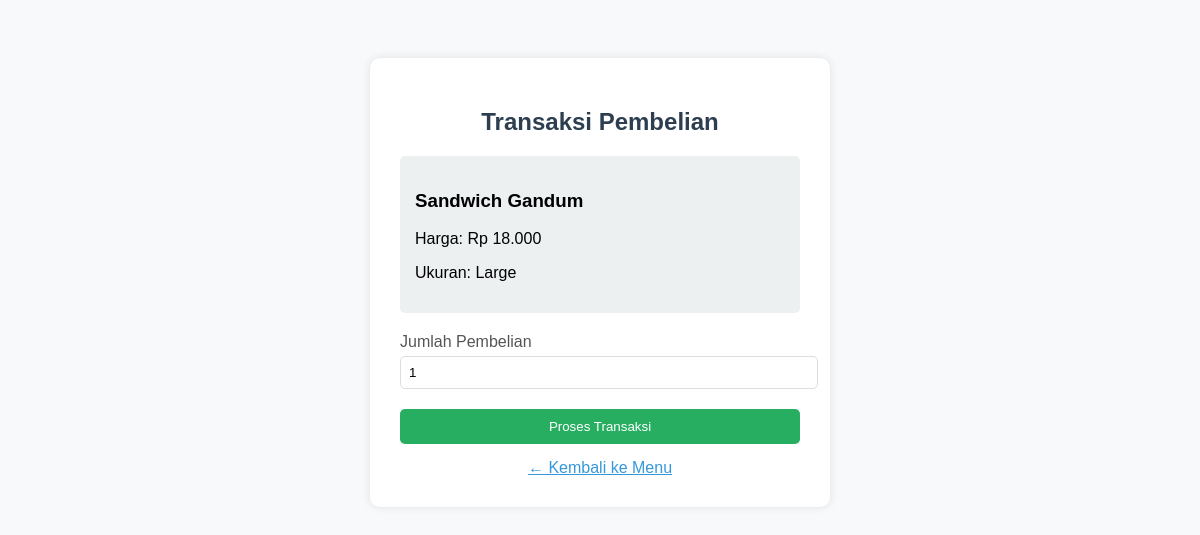
The app's page /transaksi.php?product_id=4 (signed in) with its own data.
### tables this page shows
CREATE TABLE `products` (
  `id` int(11) NOT NULL,
  `name` varchar(100) NOT NULL,
  `price` decimal(10,2) NOT NULL,
  `size` varchar(50) DEFAULT NULL,
  `description` text DEFAULT NULL
);

### transaksi.php (the view, shortened to what this page needs)
<?php
include 'config.php';
$product_id = $_GET['product_id'] ?? 0;
$stmt = $conn->prepare("SELECT * FROM products WHERE id = ?");
$stmt->execute([$product_id]);
$product = $stmt->fetch();
?>
<!DOCTYPE html>
<html lang="id">
<head>
</head>
<body>
    <div class="container">
        <h2>Transaksi Pembelian</h2>
        <div class="product-info">
            <h3><?php echo $product['name']; ?></h3>
            <p>Harga: Rp <?php echo number_format($product['price'], 0, ',', '.'); ?></p>
            <p>Ukuran: <?php echo $product['size']; ?></p>
        </div>
        <form method="POST">
            <div class="form-group">
                <label>Jumlah Pembelian</label>
                <input type="number" name="quantity" min="1" max="10" value="1" required>
            </div>
            <button type="submit" class="btn">Proses Transaksi</button>
        </form>
        <a href="menu.php" class="back">← Kembali ke Menu</a>
    </div>
</body>
</html>

### transaksi.php (style rules this page uses)
body { font-family: Arial, sans-serif; background: #f8f9fa; display: flex; justify-content: center; padding: 50px; }
.container { background: white; padding: 30px; border-radius: 10px; box-shadow: 0 0 10px rgba(0,0,0,0.1); width: 400px; }
h2 { color: #2c3e50; text-align: center; }
.product-info { background: #ecf0f1; padding: 15px; border-radius: 5px; margin-bottom: 20px; }
.form-group { margin-bottom: 20px; }
label { display: block; margin-bottom: 5px; color: #555; }
input { width: 100%; padding: 8px; border: 1px solid #ddd; border-radius: 5px; }
.btn { background: #27ae60; color: white; border: none; padding: 10px 15px; border-radius: 5px; cursor: pointer; width: 100%; }
.back { display: block; text-align: center; margin-top: 15px; color: #3498db; }

### records on screen
products: name "Sandwich Gandum", price "18.000", size "Large"
